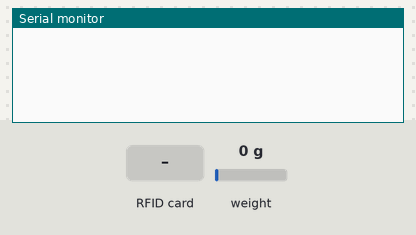
Bench run of a sketch on a simulated ESP32. Shown: the last lines printed to the serial monitor. Inputs (shaded band) come from the test bench; at power-on: weight on the scale 0 g. No radio packets arrive unless stated.

Above: at 2.2 s.
2.3 s: RFID card 96 9F 01 94 held to the reader
At 5.6 s:
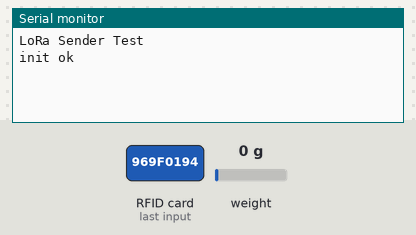
At 6.7 s:
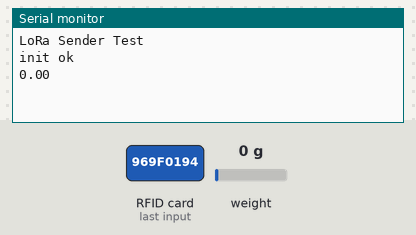

Measured:
- after the input at 2.3 s, the serial monitor: prints a new line after 2.0 s (image 1)

The sketch:

RFID_LoRa.ino
```cpp
#include <SPI.h>
#include <LoRa.h>
#include <Wire.h>
#include "HX711.h"

#define LORA_SCK     5
#define LORA_MISO    19
#define LORA_MOSI    27
#define LORA_SS      18
#define LORA_RST     14
#define LORA_DI0     26
#define LORA_BAND    915E6

#include <SPI.h>
#include <MFRC522.h>

#define RFID_SDA 5
#define RFID_SCK 18
#define RFID_MOSI 23
#define RFID_MISO 19
#define RFID_RST 22

//Pinos da HX711
#define DOUT  15
#define CLK  4
#define calibration_factor -9050.0 //Fator de Calibração da HX711

MFRC522 mfrc522(RFID_SDA, RFID_RST);  // Create MFRC522 instance
HX711 scale;

int current_spi = -1; // -1 - NOT STARTED   0 - RFID   1 - LORA
float peso1;
char *Bovinos[]= {"Bovino1", "Bovino2"};

void setup() {
  Serial.begin(9600);   // Initialize serial communications with the PC
  while (!Serial);    // Do nothing if no serial port is opened (added for Arduinos based on ATMEGA32U4)
  scale.begin(DOUT, CLK);
  scale.set_scale(calibration_factor); //This value is obtained by using the SparkFun_HX711_Calibration sketch
  scale.tare(); //Assuming there is no weight on the scale at start up, reset the scale to 0
}

void loop() {
  bool card_present = RFID_check();
  if (card_present)
   LORA_send();
}

void spi_select(int which) {
     if (which == current_spi) return;
     SPI.end();

     switch(which) {
        case 0:
          SPI.begin(RFID_SCK, RFID_MISO, RFID_MOSI);
          mfrc522.PCD_Init();
        break;
        case 1:
          SPI.begin(LORA_SCK,LORA_MISO,LORA_MOSI,LORA_SS);
          LoRa.setPins(LORA_SS,LORA_RST,LORA_DI0);
        break;
     }

     current_spi = which;
}

int RFID_check() {
  spi_select(0);
  // Look for new cards
 if (!mfrc522.PICC_IsNewCardPresent() || !mfrc522.PICC_ReadCardSerial()){ //VERIFICA SE O CARTÃO PRESENTE NO LEITOR É DIFERENTE DO ÚLTIMO CARTÃO LIDO. CASO NÃO SEJA, FAZ
    return false;
  }

  // Dump debug info about the card; PICC_HaltA() is automatically called
  //mfrc522.PICC_DumpToSerial(&(mfrc522.uid));

    /***INICIO BLOCO DE CÓDIGO RESPONSÁVEL POR GERAR A TAG RFID LIDA***/
  String strID = "";
  for (byte i = 0; i < 4; i++) {
    strID +=
    (mfrc522.uid.uidByte[i] < 0x10 ? "0" : "") +
    String(mfrc522.uid.uidByte[i], HEX) +
    (i!=3 ? ":" : "");
  }
  strID.toUpperCase();
/***FIM DO BLOCO DE CÓDIGO RESPONSÁVEL POR GERAR A TAG RFID LIDA***/

if (strID.indexOf("96:9F:01:94") >= 0) { //SE O ENDEREÇO DA TAG LIDA FOR IGUAL AO ENDEREÇO INFORMADO, FAZ
  peso1=scale.get_units(20);
  }
  return true;
}

void LORA_send() {
  spi_select(1);

  Serial.println("LoRa Sender Test");

  if (!LoRa.begin(915E6)) {
    Serial.println("Starting LoRa failed!");
    while (1);
  }

  Serial.println("init ok");

  delay(1500);

  // send packet
  LoRa.beginPacket();
  LoRa.print(Bovinos[1]);
  LoRa.print(peso1);
  LoRa.endPacket();

  Serial.println(peso1);
  delay(2000);                       // wait for a second
 }
```
